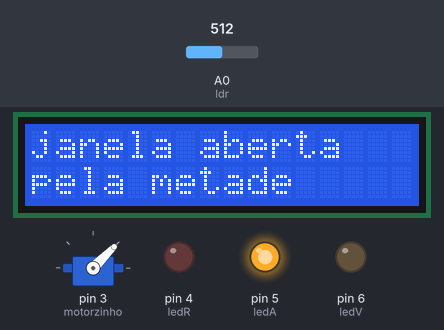
Recording of a sketch running on a simulated Arduino Uno, built with avr-gcc and run on an emulated ATmega328P. Shown: servo, 16×2 character LCD, output pins drawn as LEDs (lit = HIGH). The test bench sets the inputs (shaded band); at power-on: A0 (ldr) = 512.

Above: at 1.2 s.
1.3 s: A0 (ldr) set to 533
At 2.8 s:
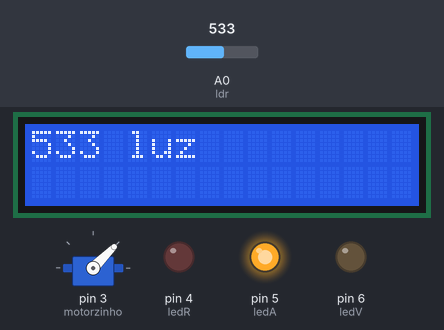
4.6 s: A0 (ldr) set to 568
At 7.6 s:
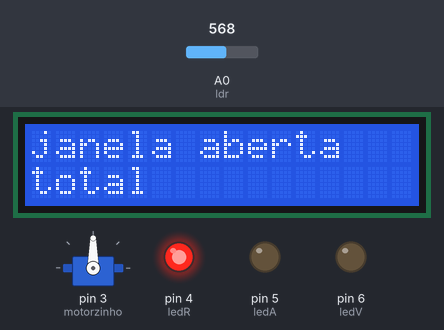
10.6 s: A0 (ldr) set to 290
At 14.1 s:
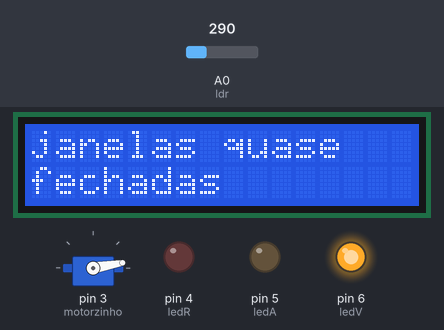
Timing chart, 0 to 15.6 s (numbered marks = the images above; inputs shaded):
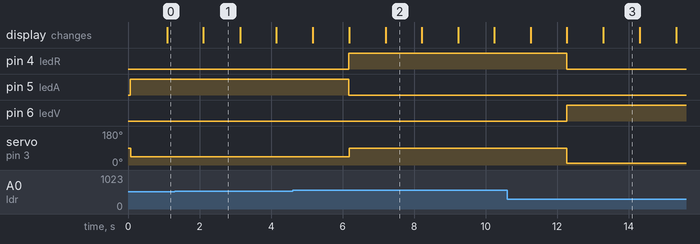

Measured:
- the behaviour switches between 549 and 550 on A0 (ldr) (found by bisection; images 1 and 2)
- after the input at 1.3 s, the display: changes after 0.81 s (image 1)
- after the input at 4.6 s, pin 4 (ledR): LOW → HIGH after 1.6 s; pin 5 (ledA): HIGH → LOW after 1.6 s; servo on pin 3 (motorzinho): 45° → 90° after 1.6 s; the display: first differs from a run without the input after 1.6 s (image 2 shows a later state)
- after the input at 10.6 s, pin 4 (ledR): HIGH → LOW after 1.7 s; pin 6 (ledV): LOW → HIGH after 1.7 s; servo on pin 3 (motorzinho): 90° → 10° after 1.7 s; the display: first differs from a run without the input after 1.7 s (image 3 shows a later state)
- what the display in image 1 shows lasts 1.0 s, from 2.1 s to 3.1 s

The sketch:

codigo.ino
```cpp
#include <Adafruit_LiquidCrystal.h>
#include <Servo.h>


// iniciando lcd com o nome lcd_1
Adafruit_LiquidCrystal lcd_1(0);

// definindo portas
const int ldr = A0;
const int ledR = 4;
const int ledA = 5;
const int ledV = 6;
const int motorzinho = 3;


// criando objeto do servo motor, basicamente definindo o servo motor
Servo motor;

void setup(){

  	// definindo se e entrada ou saida de dados
 	pinMode(ledR, OUTPUT);
  	pinMode(ledA, OUTPUT);
  	pinMode(ledV, OUTPUT);
 	motor.attach(motorzinho);

  	// definindo tamanho do lcd
  	lcd_1.begin(16, 2);


}

void loop(){

    int valldr = analogRead(ldr);

  	if(valldr >= 550){
    digitalWrite(ledR, HIGH);
    digitalWrite(ledA, LOW);
    digitalWrite(ledV, LOW);
    motor.write(90);
    lcd_1.clear();
  	lcd_1.print(valldr);
    lcd_1.print(" luz");
  	delay(1000);
    lcd_1.clear();
    lcd_1.print("janela aberta");
    lcd_1.setCursor(0,1);
    lcd_1.print("total");
  	delay(1000);
  	}

  	else if (valldr < 550 and valldr >=300) {
    digitalWrite(ledR, LOW);
    digitalWrite(ledA, HIGH);
    digitalWrite(ledV, LOW);
    motor.write(45);
    lcd_1.clear();
  	lcd_1.print(valldr);
    lcd_1.print(" luz");
  	delay(1000);
    lcd_1.clear();
    lcd_1.print("janela aberta");
    lcd_1.setCursor(0,1);
    lcd_1.print("pela metade");
  	delay(1000);
  	}
   	else {
    digitalWrite(ledR, LOW);
    digitalWrite(ledA, LOW);
    digitalWrite(ledV, HIGH);
    motor.write(10);
    lcd_1.clear();
  	lcd_1.print(valldr);
    lcd_1.print(" luz");
  	delay(1000);
    lcd_1.clear();
    lcd_1.print("janelas quase");
    lcd_1.setCursor(0,1);
    lcd_1.print("fechadas");
  	delay(1000);
	}
}
```
